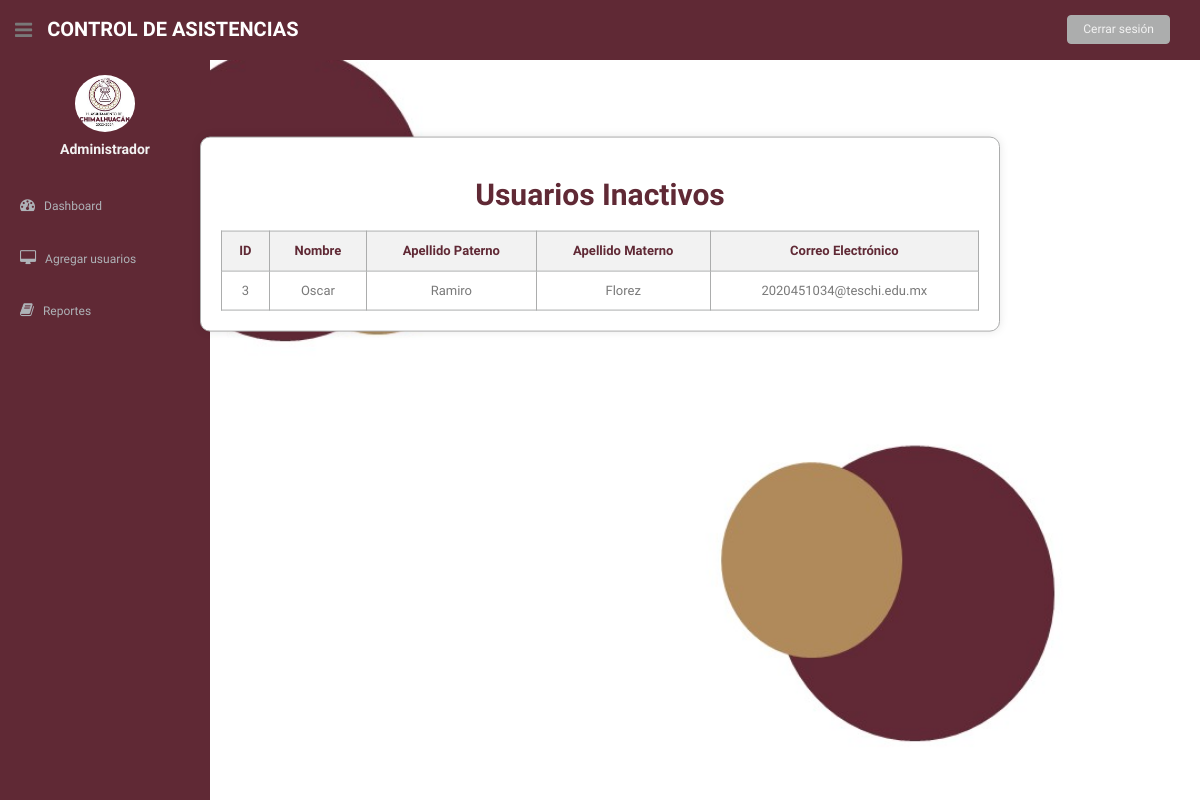
Before: /inactivos/ (signed in) with the older database file.
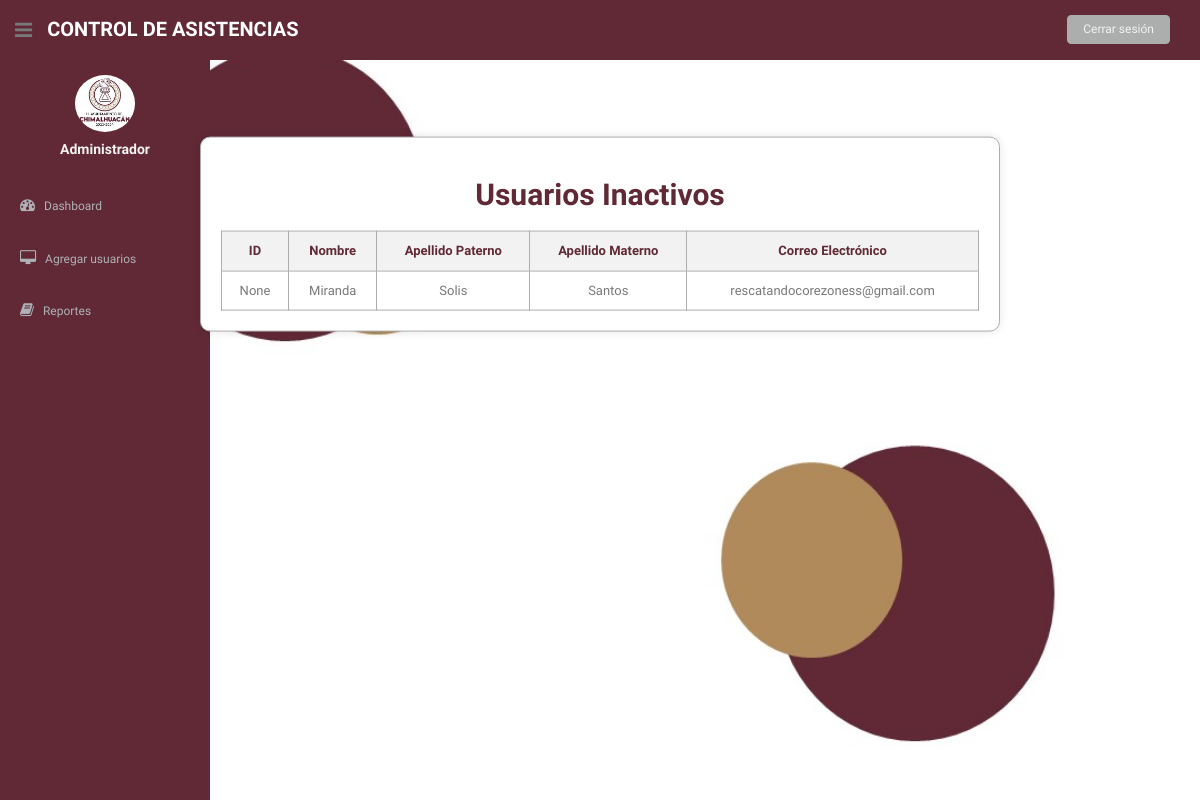
After: the same page with the newer database file.
### asistencia/models.py (models this page shows, shortened)
class Usuario(models.Model):
    nombre = models.CharField(max_length=100)
    apellido_paterno = models.CharField(max_length=100)
    apellido_materno = models.CharField(max_length=100)
    telefono = models.CharField(max_length=10)
    correo_electronico = models.EmailField(unique=True)
    fecha_registro = models.DateField(auto_now_add=True)
    user = models.OneToOneField(User, on_delete=models.CASCADE, null=True, blank=True)
    OPCIONES_SERVICIO = [
        ('SS', 'Servicio Social'),
        ('R', 'Residencias'),
    ]
    tipo_servicio = models.CharField(max_length=2, choices=OPCIONES_SERVICIO)
    horas_realizadas = models.IntegerField(default=0)
    horas_requeridas = models.IntegerField()
    activo = models.BooleanField(default=True)

### asistencia/views.py (the view)
# urls.py: path('inactivos/', lista_usuarios_inactivos, name='usuarios_inactivos'),
@login_required
def lista_usuarios_inactivos(request):
    usuarios_inactivos = Usuario.objects.filter(activo=False)
    query = request.GET.get('q')
    if query:
        usuarios_inactivos = usuarios_inactivos.filter(nombre__icontains=query)
    return render(request, 'usuarios_inactivos.html', {'usuarios': usuarios_inactivos, 'query': query})

### asistencia/templates/usuarios_inactivos.html (shortened to what this page needs)
{% load static %}
<!DOCTYPE html>
<html lang="en">
<head>
  <link href="{% static 'css/bootstrap.css' %}" rel="stylesheet">
  <link href="{% static 'font-awesome/css/font-awesome.css' %}" rel="stylesheet" />
  <link rel="stylesheet" type="text/css" href="{% static 'css/zabuto_calendar.css' %}">
  <link rel="stylesheet" type="text/css" href="{% static 'js/gritter/css/jquery.gritter.css' %}" />
  <link rel="stylesheet" type="text/css" href="{% static 'lineicons/style.css' %}">
  <link href="{% static 'css/style.css' %}" rel="stylesheet">
  <link href="{% static 'css/style-responsive.css' %}" rel="stylesheet">
</head>
<body>
  <section id="container">
    {% include 'general/menu.html' %}
    <div class="container">
      <h2>Usuarios Inactivos</h2>
      <table>
        <thead>
            <tr>
                <th>ID</th>
                <th>Nombre</th>
                <th>Apellido Paterno</th>
                <th>Apellido Materno</th>
                <th>Correo Electrónico</th>
            </tr>
        </thead>
        <tbody>
            {% for usuario in usuarios %}
            <tr>
                <td>{{ usuario.user_id }}</td>
                <td>{{ usuario.nombre }}</td>
                <td>{{ usuario.apellido_paterno }}</td>
                <td>{{ usuario.apellido_materno }}</td>
                <td>{{ usuario.correo_electronico }}</td>
            </tr>
            {% empty %}
            <tr>
                <td colspan="4">No hay usuarios inactivos.</td>
            </tr>
            {% endfor %}
        </tbody>
      </table>
    </div>
  </section>
</body>
</html>

### asistencia/templates/general/menu.html (shortened to what this page needs)
{% load static %}
<header class="header black-bg">
  <div class="sidebar-toggle-box">
    <div class="fa fa-bars tooltips" data-placement="right" data-original-title="Toggle Navigation"></div>
  </div>
  <a href="{% url 'admin_dashboard' %}" class="logo"><b>Control de Asistencias</b></a>
  <div class="top-menu">
    <ul class="nav pull-right top-menu">
      <li>
        <a class="logout" href="{% url 'login' %}">Cerrar sesión</a>
      </li>
    </ul>
  </div>
</header>
<aside>
  <div id="sidebar" class="nav-collapse">
    <ul class="sidebar-menu" id="nav-accordion">
      <p class="centered">
        <a href="{% url 'admin_dashboard' %}"><img src="{% static '/img/LOGO.jpg' %}" class="img-circle" width="60" /></a>
      </p>
      <h5 class="centered">Administrador</h5>
      <li class="mt">
        <a class="" href="{% url 'admin_dashboard' %}">
          <i class="fa fa-dashboard"></i>
          <span>Dashboard</span>
        </a>
      </li>
      <li class="sub-menu">
        <a href="javascript:;">
          <i class="fa fa-desktop"></i>
          <span>Agregar usuarios</span>
        </a>
      </li>
      <li class="sub-menu">
        <a href="javascript:;">
          <i class="fa fa-book"></i>
          <span>Reportes</span>
        </a>
      </li>
    </ul>
  </div>
</aside>

### static/css/style.css (style rules this page uses)
body { color: #797979; background: #f2f2f2; font-family: 'Ruda', sans-serif; padding: 0px !important; margin: 0px !important; font-size:13px; }
ul li { list-style: none; }
a, a:hover, a:focus { text-decoration: none; outline: none; }
#container { width: 100%; height: 100%; }
.centered { text-align: center; }
.mt { margin-top: 25px; }
ul.top-menu > li > .logout { color: #f2f2f2; font-size: 12px; border-radius: 4px; -webkit-border-radius: 4px; border: 1px solid #ACADAD !important; padding: 5px 15px; margin-right: 15px; background: #ACADAD; margin-top: 15px; }
#sidebar { width: 210px; height: 100%; position: fixed; background: #602935; }
#sidebar h5 { color: #f2f2f2; font-weight: 700; }
#sidebar ul li { position: relative; }
ul.sidebar-menu , ul.sidebar-menu li ul.sub { margin: -2px 0 0; padding: 0; }
ul.sidebar-menu { margin-top: 75px; }
ul.sidebar-menu li { margin-bottom: 5px; margin-left:10px; margin-right:10px; }
ul.sidebar-menu li.sub-menu { line-height: 15px; }
ul.sidebar-menu li a span { display: inline-block; }
ul.sidebar-menu li a { color: #aeb2b7; text-decoration: none; display: block; padding: 15px 0 15px 10px; font-size: 12px; outline: none; -webkit-transition: all 0.3s ease; -moz-transition: all 0.3s ease; -o-transition: all 0.3s ease; -ms-transition: all 0.3s ease; transition: all 0.3s ease; }
ul.sidebar-menu li a i { font-size: 15px; padding-right: 6px; }
.header, .footer { min-height: 60px; padding: 0 15px; }
.header { position: fixed; left: 0; right: 0; z-index: 1002; }
.black-bg { background: #602935; border-bottom: 1px solid #602935; }
a.logo { font-size: 20px; color: #ffffff; float: left; margin-top: 15px; text-transform: uppercase; }
a.logo b { font-weight: 900; }
#top_menu .nav > li, ul.top-menu > li { float: left; }
ul.top-menu > li > a { color: #666666; font-size: 16px; border-radius: 4px; -webkit-border-radius: 4px; border:1px solid #666666 !important; padding: 2px 6px; margin-right: 15px; }
.sidebar-toggle-box { float: left; padding-right: 15px; margin-top: 20px; }
.sidebar-toggle-box .fa-bars { cursor: pointer; display: inline-block; font-size: 20px; }

### asistencia/templates/usuarios_inactivos.html (style rules this page uses)
.container { background-color: #ffffff; border: 1px solid #ACADAD; padding: 20px; border-radius: 10px; box-shadow: 0px 0px 10px rgba(0, 0, 0, 0.1); margin: 0 auto; max-width: 800px; position: relative; top: 70%; transform: translateY(70%); }
h2 { color: #602935; font-weight: bold; text-align: center; }
table { width: 100%; border-collapse: collapse; margin-top: 20px; }
th, td { border: 1px solid #ACADAD; padding: 10px; text-align: center; }
th { background-color: #f2f2f2; color: #602935; }

Changed rows visible on the page:
removed Usuario: user_id "3", nombre "Oscar", apellido_paterno "Ramiro", apellido_materno "Florez", correo_electronico "2020451034@teschi.edu.mx"
added Usuario: user_id "None", nombre "Miranda", apellido_paterno "Solis", apellido_materno "Santos", correo_electronico "rescatandocorezoness@gmail.com"
